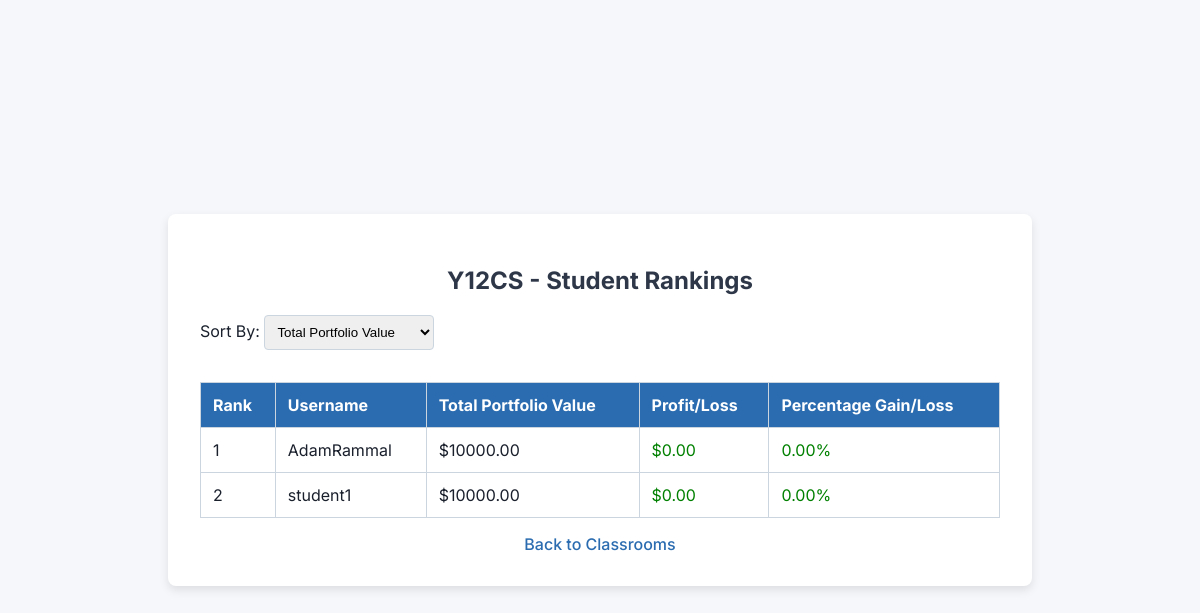
/classroom/3 (signed in), run on the app's committed database.
### tables this page shows
CREATE TABLE classrooms (
        id INTEGER PRIMARY KEY AUTOINCREMENT,
        name TEXT NOT NULL,
        teacher_id INTEGER,
        FOREIGN KEY(teacher_id) REFERENCES users(id)
    );

CREATE TABLE users (
        id INTEGER PRIMARY KEY AUTOINCREMENT,
        username TEXT NOT NULL,
        password TEXT NOT NULL,
        balance REAL DEFAULT 10000,
        salt TEXT,
        role TEXT CHECK(role IN ('student', 'teacher')) NOT NULL,
        classroom_id INTEGER,
        FOREIGN KEY(classroom_id) REFERENCES classrooms(id)
    );

### main.py (the view)
    def track_students(self, classroom_id):
        if 'logged_in' not in session or session.get('role') != 'teacher':
            return redirect(url_for('login'))
        conn = self.connect_db()
        c = conn.cursor()
        c.execute("SELECT id, name FROM classrooms WHERE id = ? AND teacher_id = ?", (classroom_id, session['user_id']))
        classroom = c.fetchone()
        if not classroom:
            flash('Invalid classroom or permission denied.')
            return redirect(url_for('manage_classrooms'))
        print(f"Debug: Retrieved Classroom - {dict(classroom)}")
        sort_by = request.args.get('sort_by', 'total')
        order_column = "total_value" if sort_by == "total" else "percentage_gain"
        c.execute("SELECT users.id, users.username, users.balance FROM users LEFT JOIN classroom_members ON users.id = classroom_members.student_id WHERE classroom_members.classroom_id = ?", (classroom_id,))
        students = [dict(row) for row in c.fetchall()]
        student_rankings = []
        for student in students:
            c.execute("SELECT asset_name, quantity, purchase_price FROM portfolio WHERE user_id = ?", (student['id'],))
            positions = c.fetchall()
            total_portfolio_value = student['balance']  # Start with available cash balance
            total_investment = 0
            for position in positions:
                live_price = self.get_live_price(position['asset_name'])
                if live_price:
                    position_value = position['quantity'] * live_price
                    total_portfolio_value += position_value
                    total_investment += position['quantity'] * position['purchase_price']
            profit_loss = total_portfolio_value - (total_investment + student['balance'])
            percentage_gain = ((profit_loss / (total_investment + student['balance'])) * 100) if (total_investment + student['balance']) > 0 else 0
            student_rankings.append({
                'username': student['username'],
                'total_value': total_portfolio_value,
                'profit_loss': profit_loss,
                'percentage_gain': percentage_gain
            })
        student_rankings.sort(key=lambda x: x[order_column], reverse=True)
        print(f"Debug: Retrieved Student Rankings - {student_rankings}")
        conn.close()
        return render_template('track_students.html', classroom_name=classroom['name'], student_rankings=student_rankings, sort_by=sort_by)

### main.py (called while the page is built)
    def connect_db(self):
        conn = sqlite3.connect(self.db_path)
        conn.row_factory = sqlite3.Row  # Enables dictionary-like access
        return conn

### templates/track_students.html (shortened to what this page needs)
<!DOCTYPE html>
<html lang="en">
<head>
</head>
<body>
    <div class="container">
        <h2>{{ classroom_name }} - Student Rankings</h2>
        <form method="get">
            <label for="sort_by">Sort By:</label>
            <select id="sort_by" name="sort_by" onchange="this.form.submit()">
                <option value="total" {% if sort_by == 'total' %}selected{% endif %}>Total Portfolio Value</option>
            </select>
        </form>
        <table>
            <tr>
                <th>Rank</th>
                <th>Username</th>
                <th>Total Portfolio Value</th>
                <th>Profit/Loss</th>
                <th>Percentage Gain/Loss</th>
            </tr>
            {% for student in student_rankings %}
            <tr>
                <td>{{ loop.index }}</td>
                <td>{{ student.username }}</td>
                <td>${{ '%.2f' | format(student.total_value or 0) }}</td>
                <td class="{% if student.profit_loss >= 0 %}positive{% else %}negative{% endif %}">
                    ${{ '%.2f' | format(student.profit_loss or 0) }}
                </td>
                <td class="{% if student.percentage_gain >= 0 %}positive{% else %}negative{% endif %}">
                    {{ '%.2f' | format(student.percentage_gain or 0) }}%
                </td>
            </tr>
            {% endfor %}
        </table>
        <a href="/manage_classrooms">Back to Classrooms</a>
    </div>
</body>
</html>

### templates/track_students.html (style rules this page uses)
body { font-family: 'Inter', sans-serif; margin: 0; padding: 0; background-color: #f5f7fa; color: #1a202c; display: flex; justify-content: center; align-items: center; flex-direction: column; height: 100vh; }
.container { width: 90%; max-width: 800px; background: #ffffff; padding: 2rem; border-radius: 8px; box-shadow: 0 4px 10px rgba(0, 0, 0, 0.1); }
h2, h3 { text-align: center; color: #2d3748; }
table { width: 100%; border-collapse: collapse; margin-top: 1rem; }
table, th, td { border: 1px solid #cbd5e0; }
th, td { padding: 0.75rem; text-align: left; }
th { background-color: #2b6cb0; color: white; }
.positive { color: green; }
select { padding: 0.5rem; border-radius: 4px; border: 1px solid #cbd5e0; margin-bottom: 1rem; }
a { display: block; text-align: center; margin-top: 1rem; color: #2b6cb0; text-decoration: none; font-weight: 500; }

### data on the page
classrooms: name "Y12CS"
users: username "AdamRammal", balance "10000.00", profit_loss "0.00", percentage_gain "0.00"
users: username "student1", balance "10000.00", profit_loss "0.00", percentage_gain "0.00"
